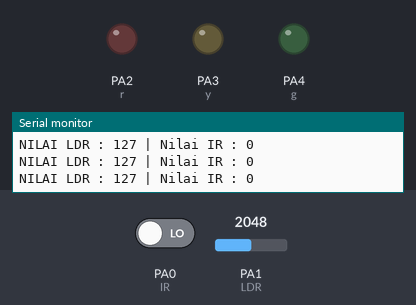
A sketch run on a simulated STM32 Blue Pill. Parts: output pins drawn as LEDs (lit = HIGH), the last lines printed to the serial monitor. Dashed ring = blinking. Inputs (shaded band) come from the test bench; at power-on: PA0 (IR) LOW, PA1 (LDR) = 2048.

Above: at 1.2 s.
1.3 s: PA0 (IR) driven HIGH
At 2.2 s:
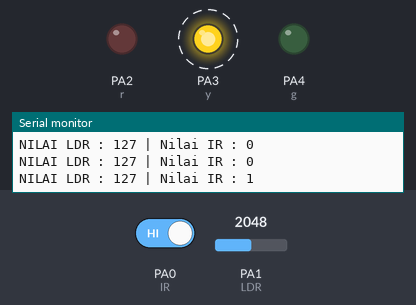
4.3 s: PA1 (LDR) set to 2429
7.3 s: PA1 (LDR) set to 2536
At 8.2 s:
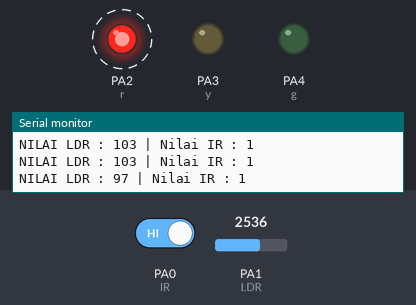
10.3 s: PA1 (LDR) set to 491
At 11.2 s:
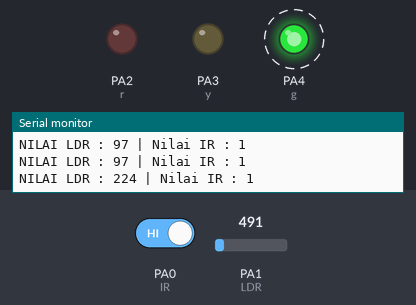
13.3 s: PA1 (LDR) set to 818
16.3 s: PA1 (LDR) set to 903
At 17.2 s:
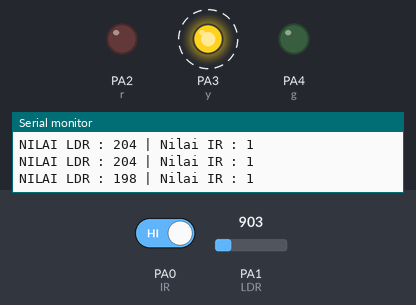
Timing chart, 0 to 20.3 s (numbered marks = the images above; inputs shaded):
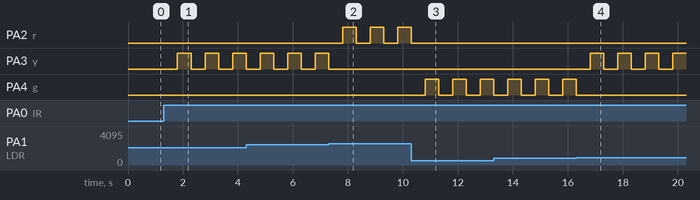

Measured:
- the behaviour switches between 2473 and 2474 on PA1 (LDR) (found by bisection; images 1 and 2)
- the behaviour switches between 867 and 868 on PA1 (LDR) (found by bisection; images 3 and 4)
- after the input at 1.3 s, PA3 (y): alternates HIGH for 0.50 s and LOW for 0.50 s, starting after 0.50 s
- after the input at 7.3 s, PA2 (r): alternates HIGH for 0.50 s and LOW for 0.50 s, starting after 0.50 s; PA3 (y): goes on until 7.3 s, then stays LOW
- after the input at 10.3 s, PA2 (r): goes on until 10.3 s, then stays LOW; PA4 (g): alternates HIGH for 0.50 s and LOW for 0.50 s, starting after 0.51 s
- after the input at 16.3 s, PA3 (y): alternates HIGH for 0.50 s and LOW for 0.50 s, starting after 0.51 s; PA4 (g): goes on until 16.3 s, then stays LOW

The sketch:

chalenge.ino
```cpp
//INISIALISASI
int IR = PA0;
int LDR = PA1;

int r = PA2;
int y = PA3;
int g = PA4;

int kunci = 0;
void setup() {
  // put your setup code here, to run once:
  Serial.begin(115200);
  pinMode(IR, INPUT);
  pinMode(LDR, INPUT);

  pinMode(r, OUTPUT);
  pinMode(y, OUTPUT);
  pinMode(g, OUTPUT);
}

void loop() {
  // put your main code here, to run repeatedly:

  //BACA DATA
  int bacair = digitalRead(IR);
  int bacaldr = analogRead(LDR);
  bacaldr = map(bacaldr, 4095, 0, 0, 255);

  if(bacair == 1 and kunci == 0){
    delay(500);
    kunci=1;
    }
  else  if(bacair==1 and kunci == 1){
    delay(500);
    kunci =0;
  }

  if(kunci == 1){
    if( bacaldr<=100){
      digitalWrite(r, HIGH);
      digitalWrite(y, LOW);
      digitalWrite(g, LOW);
    }
    else if(bacaldr>=101 and bacaldr<=200){
      digitalWrite(y, HIGH);
      digitalWrite(r, LOW);
      digitalWrite(g, LOW);
    }
    else if(bacaldr>=201 and bacaldr<=255){
      digitalWrite(g, HIGH);
      digitalWrite(y, LOW);
      digitalWrite(r, LOW);
    }
  }
  else if(kunci ==0){
    digitalWrite(r, LOW);
    digitalWrite(y, LOW);
    digitalWrite(g, LOW);
  }
  Serial.println("NILAI LDR : " +String(bacaldr) + " | Nilai IR : " +String(bacair));
}
```
